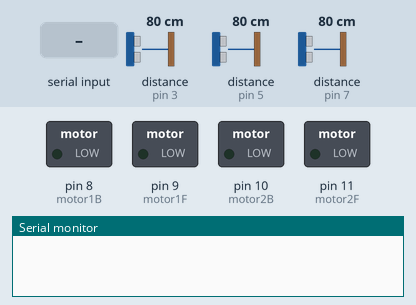
Simulated run of this sketch. Board: Arduino Uno, built with avr-gcc and run on an emulated ATmega328P. Parts: switched loads named in the sketch (green lamp = pin HIGH), the last lines printed to the serial monitor. The test bench sets the inputs (shaded band); at power-on: distance to the obstacle (sensors on pin 3, pin 5, pin 7) 80 cm. The echo pulse lasts 58.3 µs per cm; pins used as bus, display or sensor lines are not drawn.

Above: at 1.2 s.
1.3 s: "2\n" received over Serial
At 2.0 s:
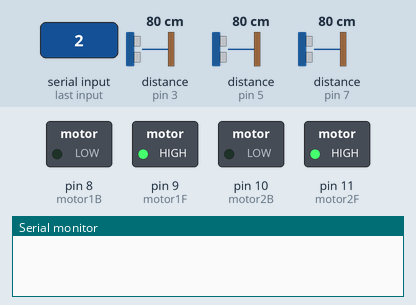
3.7 s: "1\n" received over Serial
At 5.1 s:
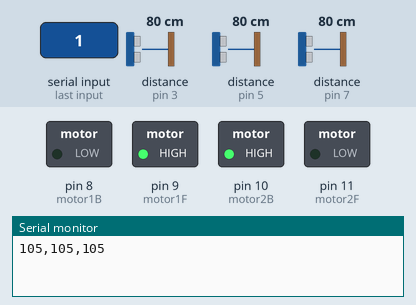
Timing chart, 0 to 13.3 s (numbered marks = the images above; inputs shaded):
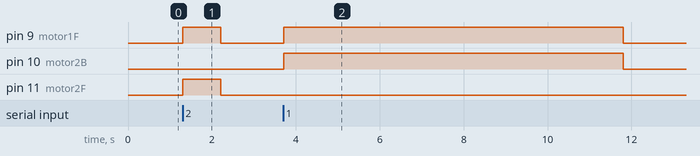

Measured:
- after the input at 1.3 s, pin 9 (motor1F), pin 11 (motor2F): LOW → HIGH at once, → LOW 0.90 s later
- after the input at 3.7 s, pin 9 (motor1F), pin 10 (motor2B): LOW → HIGH at once, → LOW 8.1 s later

The sketch:

arduino.ino
```cpp
#include "SoftwareSerial.h"
//SoftwareSerial serial(1,0);
int trigF=2;                    //front sensor trigger pin
int echoF=3;                    //front sensor echo pin
int trigL=4;                    //left sensor trigger pin
int echoL=5;                    //left sensor echo pin
int trigR=6;                    //right sensor trigger pin
int echoR=7;                    //right sensor echo pin
int motor1F=9;                  //motor driver a pin
int motor1B=8;                  //motor driver b pin
int motor2F=11;                 //motor driver c pin
int motor2B=10;                 //motor driver d pin
float sensorReading;            //front sensor reading
int distance;                   //distance calculation variables
int sensorF;                    //distance in front sensor
int sensorR;                    //distance in right sensor
int sensorL;                    //distance in left sensor
int instruction;                //arduino input
bool obstacle;                  //obstacle check variable
int forwardDelay=900;              //delay for forward motor on
int rotationDelay=9*forwardDelay;  //delay for rotation motor on
int forwardLimit=20;               //limit for forward motion
int rotationLimit=30;              //limit for rotation
void setup() {
  Serial.begin(9600);           //initiallizing serial port
  pinMode(trigF,OUTPUT);        //trigger front
  pinMode(echoF,INPUT);         //echo front
  pinMode(trigL,OUTPUT);        //trigger front
  pinMode(echoL,INPUT);         //echo front
  pinMode(trigR,OUTPUT);        //trigger front
  pinMode(echoR,INPUT);         //echo front
  pinMode(motor1F,OUTPUT);      //motor driver a
  pinMode(motor1B,OUTPUT);      //motor driver b
  pinMode(motor2F,OUTPUT);      //motor driver c
  pinMode(motor2B,OUTPUT);      //motor driver d
}

void loop(){
  while(Serial.available()==0){}
  instruction=Serial.parseInt();                        //getting input
  switch(instruction){
    case 1:                                             //left rotation
    sensorR=readSensor(trigR,echoR);                    //reading left sensor value
    obstacle=obstacleDetector(sensorR,rotationLimit);   //obstacle check call
    if(not(obstacle)){                                  //checking obstacle
      motorDrive('l');                                  //drive call
    }
    sensorF=readSensor(trigF,echoF);                    //reading front sensor value
    sensorL=readSensor(trigL,echoL);                    //reading front sensor value
    commandGenerator(obstacle,sensorF,sensorR,sensorL); //command generation call
    break;
    case 2:                                             //forward
    sensorF=readSensor(trigF,echoF);                    //reading front sensor value
    obstacle=obstacleDetector(sensorF,forwardLimit);    //obstacle check call
    if(not(obstacle)){                                  //obstacle check
      motorDrive('f');                                  //motor call
    }
    sensorR=readSensor(trigR,echoR);                     //reading right sensor value
    sensorL=readSensor(trigL,echoL);                     //reading left sensor value
    commandGenerator(obstacle,sensorF,sensorR,sensorL);  //command generator call
    break;
    case 3:                                              //right rotation with sensor read
    sensorL=readSensor(trigL,echoL);                     //reading right sensor value
    obstacle=obstacleDetector(sensorL,rotationLimit);    //obstacle check call
    if(not(obstacle)){                                   //obstacle call
      motorDrive('r');                                   //motor call
    }
    sensorF=readSensor(trigF,echoF);                     //reading front sensor value
    sensorR=readSensor(trigR,echoR);                     //reading front sensor value
    commandGenerator(obstacle,sensorF,sensorR,sensorL);  //command generator call
    break;
    case 4:                                              //left without read
    sensorR=readSensor(trigR,echoR);                     //reading left sensor value
    obstacle=obstacleDetector(sensorL,rotationLimit);    //obstacle check call
    if(not(obstacle)){                                   //obstacle check
      motorDrive('l');                                   //motor call
      automatePrint(1);                                  //printing moved
    }else{
      automatePrint(0);                                  //printing not moved
    }

    break;
    case 5:                                              //forward
    sensorF=readSensor(trigF,echoF);                     //reading front sensor value
    obstacle=obstacleDetector(sensorF,forwardLimit);     //obstacle check call
    if(not(obstacle)){                                   //obstacle check
      motorDrive('f');                                   //motor call
      automatePrint(1);                                  //printing moved
    }else{
      automatePrint(0);                                  //printing not moved
    }
    break;
    case 6:                                              //left
    sensorL=readSensor(trigL,echoL);                     //reading right sensor value
    obstacle=obstacleDetector(sensorR,rotationLimit);    //obstacle check call
    if(not(obstacle)){                                   //obstacle check
      motorDrive('r');                                   //motor call
      automatePrint(1);                                  //printing moved
    }else{
      automatePrint(0);                                  //printing not moved
    }
    break;
  }
}
float readSensor(int trig,int echo){      //calculates and returns sensor distance
  digitalWrite(trig,LOW);                 //triggering ultrasonic sensor with pulse
  delayMicroseconds(20);
  digitalWrite(trig,HIGH);
  delayMicroseconds(20);
  digitalWrite(trig,LOW);
  sensorReading=pulseIn(echo,HIGH);       //gettting input from ultrasonic sensor
  distance=(0.0451*sensorReading)/2;      //calculating distance
  return distance;
}
bool obstacleDetector(int distance,int limit){      //obstacle is near or far check
    if(distance<=limit){                            //checking obstacle distance is danger
      return true;                                  //obstacle is near
    }
    else{
      return false;                                 //obstacle is far
    }
}
void commandGenerator(bool obstacle,int sensorF,int sensorR,int sensorL){      //output to the computer
  if(obstacle == false){                                                       //obstacle check
    Serial.print(sensorL);                                                     //no obstacle
    Serial.print(",");
    Serial.print(sensorF);
    Serial.print(",");
    Serial.println(sensorR);
   }
   else{
    Serial.print(sensorL);                                                      //no obstacle
    Serial.print(",");
    Serial.print(sensorF);
    Serial.print(",");
    Serial.println(sensorR);
   }
}
void automatePrint(int message){
  Serial.println(message);
}
void motorDrive(char movement){
  switch(movement){
    case 'f':digitalWrite(motor1F,HIGH);
             digitalWrite(motor2F,HIGH);
             delay(forwardDelay);
             digitalWrite(motor1F,LOW);
             digitalWrite(motor2F,LOW);
             break;
    case 'r':digitalWrite(motor1B,HIGH);
             digitalWrite(motor2F,HIGH);
             delay(rotationDelay);
             digitalWrite(motor1B,LOW);
             digitalWrite(motor2F,LOW);
             break;
    case 'l':digitalWrite(motor1F,HIGH);
             digitalWrite(motor2B,HIGH);
             delay(rotationDelay);
             digitalWrite(motor1F,LOW);
             digitalWrite(motor2B,LOW);
             break;
  }
}
```
